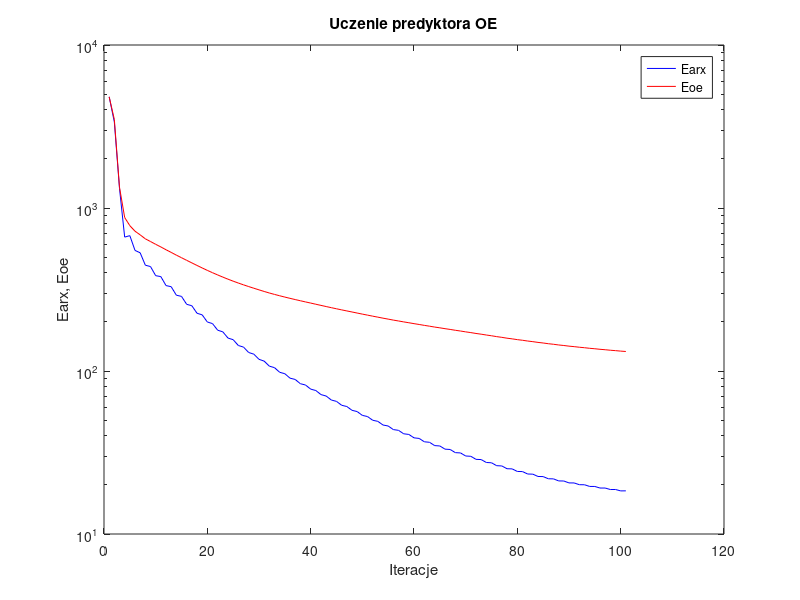
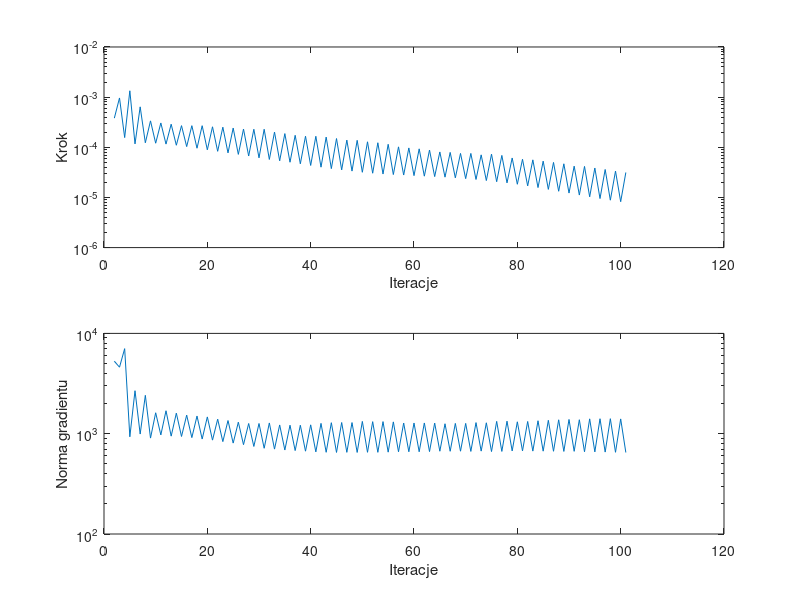

These charts were generated, in order, by the following MATLAB code:
%uczenie predyktora oe
clear all;
n=0; farx(n+1)=4.808542e+003; foe(n+1)=4.810044e+003; wspucz(n+1)=0.000000e+000; ng(n+1)=0.000000e+000;
n=1; farx(n+1)=3.371181e+003; foe(n+1)=3.492474e+003; krok(n+1)=3.812452e-004; ng(n+1)=5.278359e+003;
n=2; farx(n+1)=1.318802e+003; foe(n+1)=1.339769e+003; krok(n+1)=9.630419e-004; ng(n+1)=4.602736e+003;
n=3; farx(n+1)=6.629964e+002; foe(n+1)=8.743690e+002; krok(n+1)=1.562643e-004; ng(n+1)=7.047009e+003;
n=4; farx(n+1)=6.766464e+002; foe(n+1)=7.791767e+002; krok(n+1)=1.338974e-003; ng(n+1)=9.314772e+002;
n=5; farx(n+1)=5.493591e+002; foe(n+1)=7.206411e+002; krok(n+1)=1.168734e-004; ng(n+1)=2.682880e+003;
n=6; farx(n+1)=5.310481e+002; foe(n+1)=6.843790e+002; krok(n+1)=6.404268e-004; ng(n+1)=9.919481e+002;
n=7; farx(n+1)=4.457083e+002; foe(n+1)=6.469614e+002; krok(n+1)=1.230468e-004; ng(n+1)=2.412797e+003;
n=8; farx(n+1)=4.373087e+002; foe(n+1)=6.227814e+002; krok(n+1)=3.363588e-004; ng(n+1)=9.040867e+002;
n=9; farx(n+1)=3.844356e+002; foe(n+1)=5.987828e+002; krok(n+1)=1.205665e-004; ng(n+1)=1.617089e+003;
n=10; farx(n+1)=3.794885e+002; foe(n+1)=5.768809e+002; krok(n+1)=3.057523e-004; ng(n+1)=9.723161e+002;
n=11; farx(n+1)=3.342811e+002; foe(n+1)=5.545399e+002; krok(n+1)=1.157695e-004; ng(n+1)=1.693585e+003;
n=12; farx(n+1)=3.290104e+002; foe(n+1)=5.341700e+002; krok(n+1)=2.884957e-004; ng(n+1)=9.454597e+002;
n=13; farx(n+1)=2.917825e+002; foe(n+1)=5.138788e+002; krok(n+1)=1.098323e-004; ng(n+1)=1.602603e+003;
n=14; farx(n+1)=2.869206e+002; foe(n+1)=4.955103e+002; krok(n+1)=2.702675e-004; ng(n+1)=9.385327e+002;
n=15; farx(n+1)=2.565522e+002; foe(n+1)=4.774994e+002; krok(n+1)=1.032442e-004; ng(n+1)=1.531319e+003;
n=16; farx(n+1)=2.514527e+002; foe(n+1)=4.605647e+002; krok(n+1)=2.698173e-004; ng(n+1)=9.143494e+002;
n=17; farx(n+1)=2.261094e+002; foe(n+1)=4.442252e+002; krok(n+1)=9.579321e-005; ng(n+1)=1.500017e+003;
n=18; farx(n+1)=2.210680e+002; foe(n+1)=4.289224e+002; krok(n+1)=2.695564e-004; ng(n+1)=8.847149e+002;
n=19; farx(n+1)=1.998142e+002; foe(n+1)=4.142508e+002; krok(n+1)=8.906432e-005; ng(n+1)=1.470242e+003;
n=20; farx(n+1)=1.953662e+002; foe(n+1)=4.009531e+002; krok(n+1)=2.563269e-004; ng(n+1)=8.628372e+002;
n=21; farx(n+1)=1.779783e+002; foe(n+1)=3.884440e+002; krok(n+1)=8.312662e-005; ng(n+1)=1.395402e+003;
n=22; farx(n+1)=1.738352e+002; foe(n+1)=3.767577e+002; krok(n+1)=2.517331e-004; ng(n+1)=8.340560e+002;
n=23; farx(n+1)=1.592528e+002; foe(n+1)=3.658611e+002; krok(n+1)=7.737572e-005; ng(n+1)=1.352843e+003;
n=24; farx(n+1)=1.556138e+002; foe(n+1)=3.557977e+002; krok(n+1)=2.419010e-004; ng(n+1)=8.059140e+002;
n=25; farx(n+1)=1.433680e+002; foe(n+1)=3.464185e+002; krok(n+1)=7.219457e-005; ng(n+1)=1.302396e+003;
n=26; farx(n+1)=1.401893e+002; foe(n+1)=3.377439e+002; krok(n+1)=2.308086e-004; ng(n+1)=7.775375e+002;
n=27; farx(n+1)=1.298731e+002; foe(n+1)=3.296632e+002; krok(n+1)=6.703667e-005; ng(n+1)=1.263883e+003;
n=28; farx(n+1)=1.268511e+002; foe(n+1)=3.219192e+002; krok(n+1)=2.288097e-004; ng(n+1)=7.460631e+002;
n=29; farx(n+1)=1.179405e+002; foe(n+1)=3.146673e+002; krok(n+1)=6.158863e-005; ng(n+1)=1.264047e+003;
n=30; farx(n+1)=1.149816e+002; foe(n+1)=3.076073e+002; krok(n+1)=2.288097e-004; ng(n+1)=7.156844e+002;
n=31; farx(n+1)=1.071092e+002; foe(n+1)=3.009869e+002; krok(n+1)=5.720244e-005; ng(n+1)=1.280289e+003;
n=32; farx(n+1)=1.048518e+002; foe(n+1)=2.950358e+002; krok(n+1)=2.008920e-004; ng(n+1)=7.021690e+002;
n=33; farx(n+1)=9.820807e+001; foe(n+1)=2.894681e+002; krok(n+1)=5.378493e-005; ng(n+1)=1.222823e+003;
n=34; farx(n+1)=9.624365e+001; foe(n+1)=2.841295e+002; krok(n+1)=1.874926e-004; ng(n+1)=6.875247e+002;
n=35; farx(n+1)=9.040075e+001; foe(n+1)=2.791390e+002; krok(n+1)=5.036707e-005; ng(n+1)=1.214764e+003;
n=36; farx(n+1)=8.875840e+001; foe(n+1)=2.743712e+002; krok(n+1)=1.733806e-004; ng(n+1)=6.788881e+002;
n=37; farx(n+1)=8.358918e+001; foe(n+1)=2.698209e+002; krok(n+1)=4.687315e-005; ng(n+1)=1.213950e+003;
n=38; farx(n+1)=8.204919e+001; foe(n+1)=2.653448e+002; krok(n+1)=1.662532e-004; ng(n+1)=6.694083e+002;
n=39; farx(n+1)=7.743110e+001; foe(n+1)=2.611056e+002; krok(n+1)=4.341873e-005; ng(n+1)=1.225590e+003;
n=40; farx(n+1)=7.589108e+001; foe(n+1)=2.567856e+002; krok(n+1)=1.657251e-004; ng(n+1)=6.589701e+002;
n=41; farx(n+1)=7.165472e+001; foe(n+1)=2.526585e+002; krok(n+1)=4.014885e-005; ng(n+1)=1.267653e+003;
n=42; farx(n+1)=7.021595e+001; foe(n+1)=2.485606e+002; krok(n+1)=1.596151e-004; ng(n+1)=6.526517e+002;
n=43; farx(n+1)=6.636415e+001; foe(n+1)=2.446379e+002; krok(n+1)=3.757145e-005; ng(n+1)=1.287141e+003;
n=44; farx(n+1)=6.511001e+001; foe(n+1)=2.408348e+002; krok(n+1)=1.494724e-004; ng(n+1)=6.504753e+002;
n=45; farx(n+1)=6.162212e+001; foe(n+1)=2.371557e+002; krok(n+1)=3.546212e-005; ng(n+1)=1.292737e+003;
n=46; farx(n+1)=6.054688e+001; foe(n+1)=2.336279e+002; krok(n+1)=1.390534e-004; ng(n+1)=6.518566e+002;
n=47; farx(n+1)=5.740205e+001; foe(n+1)=2.301930e+002; krok(n+1)=3.351833e-005; ng(n+1)=1.290919e+003;
n=48; farx(n+1)=5.637319e+001; foe(n+1)=2.267833e+002; krok(n+1)=1.376014e-004; ng(n+1)=6.504171e+002;
n=49; farx(n+1)=5.343474e+001; foe(n+1)=2.233921e+002; krok(n+1)=3.175337e-005; ng(n+1)=1.325836e+003;
n=50; farx(n+1)=5.255457e+001; foe(n+1)=2.202066e+002; krok(n+1)=1.287051e-004; ng(n+1)=6.524078e+002;
n=51; farx(n+1)=4.988232e+001; foe(n+1)=2.170247e+002; krok(n+1)=3.039896e-005; ng(n+1)=1.318532e+003;
n=52; farx(n+1)=4.909767e+001; foe(n+1)=2.139918e+002; krok(n+1)=1.231773e-004; ng(n+1)=6.521336e+002;
n=53; farx(n+1)=4.662934e+001; foe(n+1)=2.109515e+002; krok(n+1)=2.932016e-005; ng(n+1)=1.319797e+003;
n=54; farx(n+1)=4.599132e+001; foe(n+1)=2.081448e+002; krok(n+1)=1.147197e-004; ng(n+1)=6.546849e+002;
n=55; farx(n+1)=4.371067e+001; foe(n+1)=2.052728e+002; krok(n+1)=2.860122e-005; ng(n+1)=1.311805e+003;
n=56; farx(n+1)=4.325330e+001; foe(n+1)=2.027453e+002; krok(n+1)=1.020120e-004; ng(n+1)=6.605270e+002;
n=57; farx(n+1)=4.119601e+001; foe(n+1)=2.001335e+002; krok(n+1)=2.797908e-005; ng(n+1)=1.277403e+003;
n=58; farx(n+1)=4.081475e+001; foe(n+1)=1.977391e+002; krok(n+1)=9.713729e-005; ng(n+1)=6.607344e+002;
n=59; farx(n+1)=3.890056e+001; foe(n+1)=1.952292e+002; krok(n+1)=2.722915e-005; ng(n+1)=1.277939e+003;
n=60; farx(n+1)=3.857790e+001; foe(n+1)=1.929423e+002; krok(n+1)=9.315198e-005; ng(n+1)=6.606547e+002;
n=61; farx(n+1)=3.678927e+001; foe(n+1)=1.905191e+002; krok(n+1)=2.656342e-005; ng(n+1)=1.279680e+003;
n=62; farx(n+1)=3.653164e+001; foe(n+1)=1.883557e+002; krok(n+1)=8.824176e-005; ng(n+1)=6.632739e+002;
n=63; farx(n+1)=3.486015e+001; foe(n+1)=1.860304e+002; krok(n+1)=2.605170e-005; ng(n+1)=1.275951e+003;
n=64; farx(n+1)=3.468600e+001; foe(n+1)=1.840336e+002; krok(n+1)=8.074766e-005; ng(n+1)=6.688038e+002;
n=65; farx(n+1)=3.315602e+001; foe(n+1)=1.818518e+002; krok(n+1)=2.537849e-005; ng(n+1)=1.256367e+003;
n=66; farx(n+1)=3.299857e+001; foe(n+1)=1.799063e+002; krok(n+1)=7.907676e-005; ng(n+1)=6.678817e+002;
n=67; farx(n+1)=3.155878e+001; foe(n+1)=1.777656e+002; krok(n+1)=2.462151e-005; ng(n+1)=1.266437e+003;
n=68; farx(n+1)=3.143329e+001; foe(n+1)=1.759077e+002; krok(n+1)=7.546424e-005; ng(n+1)=6.690462e+002;
n=69; farx(n+1)=3.010023e+001; foe(n+1)=1.738419e+002; krok(n+1)=2.371798e-005; ng(n+1)=1.266646e+003;
n=70; farx(n+1)=2.997337e+001; foe(n+1)=1.720078e+002; krok(n+1)=7.546424e-005; ng(n+1)=6.659503e+002;
n=71; farx(n+1)=2.870979e+001; foe(n+1)=1.699459e+002; krok(n+1)=2.282707e-005; ng(n+1)=1.290081e+003;
n=72; farx(n+1)=2.861434e+001; foe(n+1)=1.682176e+002; krok(n+1)=7.066590e-005; ng(n+1)=6.703383e+002;
n=73; farx(n+1)=2.746463e+001; foe(n+1)=1.662599e+002; krok(n+1)=2.170937e-005; ng(n+1)=1.284573e+003;
n=74; farx(n+1)=2.734814e+001; foe(n+1)=1.645184e+002; krok(n+1)=7.287990e-005; ng(n+1)=6.637005e+002;
n=75; farx(n+1)=2.625025e+001; foe(n+1)=1.625195e+002; krok(n+1)=2.059661e-005; ng(n+1)=1.327118e+003;
n=76; farx(n+1)=2.615412e+001; foe(n+1)=1.608760e+002; krok(n+1)=6.888194e-005; ng(n+1)=6.659274e+002;
n=77; farx(n+1)=2.514612e+001; foe(n+1)=1.589678e+002; krok(n+1)=1.953303e-005; ng(n+1)=1.333205e+003;
n=78; farx(n+1)=2.509006e+001; foe(n+1)=1.574876e+002; krok(n+1)=6.121123e-005; ng(n+1)=6.733417e+002;
n=79; farx(n+1)=2.419559e+001; foe(n+1)=1.557537e+002; krok(n+1)=1.831744e-005; ng(n+1)=1.314147e+003;
n=80; farx(n+1)=2.415147e+001; foe(n+1)=1.543647e+002; krok(n+1)=5.770216e-005; ng(n+1)=6.744595e+002;
n=81; farx(n+1)=2.333830e+001; foe(n+1)=1.527198e+002; krok(n+1)=1.700060e-005; ng(n+1)=1.323949e+003;
n=82; farx(n+1)=2.328949e+001; foe(n+1)=1.513762e+002; krok(n+1)=5.618497e-005; ng(n+1)=6.705963e+002;
n=83; farx(n+1)=2.254117e+001; foe(n+1)=1.497929e+002; krok(n+1)=1.573332e-005; ng(n+1)=1.346396e+003;
n=84; farx(n+1)=2.250138e+001; foe(n+1)=1.485362e+002; krok(n+1)=5.294446e-005; ng(n+1)=6.697462e+002;
n=85; farx(n+1)=2.182071e+001; foe(n+1)=1.470443e+002; krok(n+1)=1.448140e-005; ng(n+1)=1.360363e+003;
n=86; farx(n+1)=2.178893e+001; foe(n+1)=1.458709e+002; krok(n+1)=4.992602e-005; ng(n+1)=6.681164e+002;
n=87; farx(n+1)=2.116884e+001; foe(n+1)=1.444673e+002; krok(n+1)=1.328620e-005; ng(n+1)=1.375966e+003;
n=88; farx(n+1)=2.114302e+001; foe(n+1)=1.433695e+002; krok(n+1)=4.687315e-005; ng(n+1)=6.658705e+002;
n=89; farx(n+1)=2.057807e+001; foe(n+1)=1.420642e+002; krok(n+1)=1.222055e-005; ng(n+1)=1.386656e+003;
n=90; farx(n+1)=2.056945e+001; foe(n+1)=1.410784e+002; krok(n+1)=4.204485e-005; ng(n+1)=6.671779e+002;
n=91; farx(n+1)=2.006615e+001; foe(n+1)=1.399042e+002; krok(n+1)=1.115447e-005; ng(n+1)=1.378184e+003;
n=92; farx(n+1)=2.005125e+001; foe(n+1)=1.389423e+002; krok(n+1)=4.156331e-005; ng(n+1)=6.607172e+002;
n=93; farx(n+1)=1.958003e+001; foe(n+1)=1.378115e+002; krok(n+1)=1.029831e-005; ng(n+1)=1.406486e+003;
n=94; farx(n+1)=1.957431e+001; foe(n+1)=1.369268e+002; krok(n+1)=3.858161e-005; ng(n+1)=6.587785e+002;
n=95; farx(n+1)=1.914291e+001; foe(n+1)=1.358835e+002; krok(n+1)=9.504428e-006; ng(n+1)=1.409871e+003;
n=96; farx(n+1)=1.914309e+001; foe(n+1)=1.350610e+002; krok(n+1)=3.609728e-005; ng(n+1)=6.557227e+002;
n=97; farx(n+1)=1.874586e+001; foe(n+1)=1.340968e+002; krok(n+1)=8.818436e-006; ng(n+1)=1.411442e+003;
n=98; farx(n+1)=1.875184e+001; foe(n+1)=1.333338e+002; krok(n+1)=3.351833e-005; ng(n+1)=6.527023e+002;
n=99; farx(n+1)=1.838656e+001; foe(n+1)=1.324510e+002; krok(n+1)=8.223627e-006; ng(n+1)=1.404376e+003;
n=100; farx(n+1)=1.839807e+001; foe(n+1)=1.317419e+002; krok(n+1)=3.145966e-005; ng(n+1)=6.495671e+002;

figure; semilogy(farx,'b'); hold on; semilogy(foe,'r'); xlabel('Iteracje'); ylabel('Earx, Eoe'); legend('Earx','Eoe'); title('Uczenie predyktora OE');
figure; subplot(2,1,1); semilogy(krok); xlabel('Iteracje'); ylabel('Krok');
subplot(2,1,2); semilogy(ng); xlabel('Iteracje'); ylabel('Norma gradientu');
Earx=farx(n+1)
Eoe=foe(n+1)
